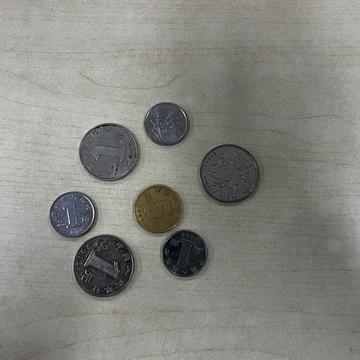
#> input picture 25_spring/计算机视觉/作业/2022211733_王殿云_第一次作业/2022211733_王殿云_第一次作业_实验代码/images/1.jpg, 360 x 360 px
$ python mycv.py   (older library calls are emulated)
#> lines starting #> are read from the running program, lines starting #| are printed output that depends on the picture
import cv2
from collections import deque
import numpy as np
from canny_cpp.my_canny import Canny

def HoughCircles(image, method, dp, minDist, param1=100, param2=100, minRadius=0, maxRadius=0):
    if len(image.shape) > 2:
        gray = cv2.cvtColor(image, cv2.COLOR_BGR2GRAY)
    else:
        gray = image.copy()

    # 获取图像尺寸
    height, width = gray.shape
    if maxRadius <= 0:
        maxRadius = min(height, width) // 2
    minRadius = max(0, minRadius)

    # 应用高斯模糊减少噪声
    blurred = cv2.GaussianBlur(gray, (5, 5), 0)

    # 使用Canny检测边缘
    edges = Canny(blurred, param1 // 2, param1)

    # 计算梯度 梯度幅值和方向
    sobelx = cv2.Sobel(blurred, cv2.CV_32F, 1, 0)
    sobely = cv2.Sobel(blurred, cv2.CV_32F, 0, 1)
    magnitude = np.sqrt(sobelx ** 2 + sobely ** 2)
    direction = np.arctan2(sobely, sobelx)

    # 创建累加器数组
    acc_width = int(width / dp)
    acc_height = int(height / dp)
    accumulators = {r: np.zeros((acc_height, acc_width), dtype=np.int32)
                    for r in range(minRadius, maxRadius + 1)}

    # 获取边缘点及其梯度
    y_indices, x_indices = np.nonzero(edges)
    for i in range(len(y_indices)):
        y, x = y_indices[i], x_indices[i]

        # 如果梯度幅值太小则跳过
        if magnitude[y, x] < 1e-5:
            continue
        theta = direction[y, x]

        # 对每个可能的半径 计算潜在的圆心
        for r in range(minRadius, maxRadius + 1):
            center_x = int(x - r * np.cos(theta))
            center_y = int(y - r * np.sin(theta))
            if 0 <= center_x < width and 0 <= center_y < height:
                acc_x = int(center_x / dp)
                acc_y = int(center_y / dp)
                if 0 <= acc_x < acc_width and 0 <= acc_y < acc_height:
                    accumulators[r][acc_y, acc_x] += 1

    # 收集所有候选圆并计算累加器值 累加器值降序排序
    candidates = []
    for r in range(minRadius, maxRadius + 1):
        acc = accumulators[r]
        centers = np.argwhere(acc > param2)
        for center_y, center_x in centers:
            x = int(center_x * dp)
            y = int(center_y * dp)
            accumulator_value = acc[center_y, center_x]
            candidates.append((x, y, r, accumulator_value))
    candidates.sort(key=lambda c: c[3], reverse=True)

    # 非极大值抑制
    circles = []
    for x, y, r, _ in candidates:
        too_close = False
        for cx, cy, cr in circles:
            if np.sqrt((x - cx) ** 2 + (y - cy) ** 2) < minDist:
                too_close = True
                break
        if not too_close:
            circles.append([x, y, r])

    if circles:
        return np.array(circles, dtype=np.float32).reshape(1, -1, 3)
    else:
        return np.array([], dtype=np.float32)

if __name__ == "__main__":
    image_path = 'images/1.jpg'

    image = cv2.imread(image_path, cv2.IMREAD_GRAYSCALE)
#> image: shape (360, 360); min 0, max 237, mean 132.9

    if image is None:
        print(f"错误: 无法加载图像 '{image_path}'")
        exit(1)

    print(f"成功加载图像，大小: {image.shape}")
#| 成功加载图像，大小: (360, 360)

    circles = HoughCircles(image, cv2.HOUGH_GRADIENT,
                           dp=1, minDist=10,
                           param1=30, param2=15,
                           minRadius=0, maxRadius=100)
#> in HoughCircles, `blurred = cv2.GaussianBlur(gray, (5, 5), 0)`:
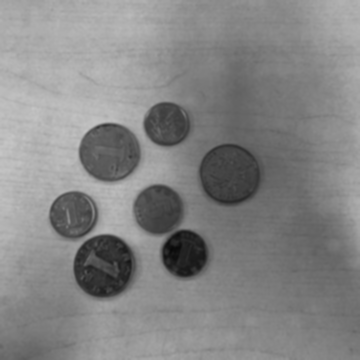
#> blurred: shape (360, 360); min 8, max 198, mean 132.9
#> (the run stopped early here; a loop or call above may not have finished)

$ run again, with 25_spring/计算机视觉/作业/2022211733_王殿云_第一次作业/2022211733_王殿云_第一次作业_实验代码/images/10.jpg copied over 25_spring/计算机视觉/作业/2022211733_王殿云_第一次作业/2022211733_王殿云_第一次作业_实验代码/images/1.jpg
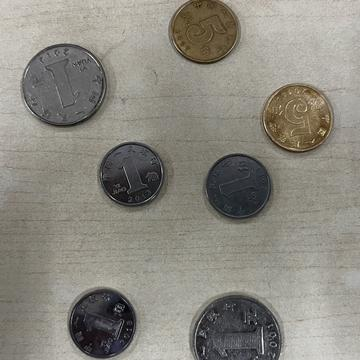
#> input picture 25_spring/计算机视觉/作业/2022211733_王殿云_第一次作业/2022211733_王殿云_第一次作业_实验代码/images/10.jpg, 360 x 360 px
#> `image = cv2.imread(image_path, cv2.IMREAD_GRAYSCALE)`:
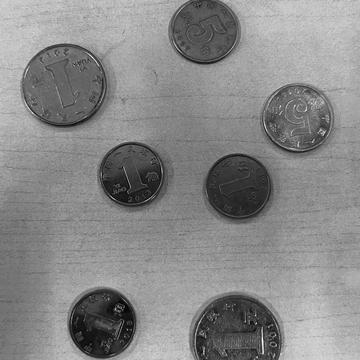
#> image: shape (360, 360); min 0, max 255, mean 136
#| 成功加载图像，大小: (360, 360)

$ run again, with 25_spring/计算机视觉/作业/2022211733_王殿云_第一次作业/2022211733_王殿云_第一次作业_实验代码/images/12.jpg copied over 25_spring/计算机视觉/作业/2022211733_王殿云_第一次作业/2022211733_王殿云_第一次作业_实验代码/images/1.jpg
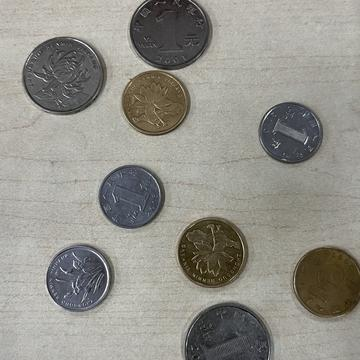
#> input picture 25_spring/计算机视觉/作业/2022211733_王殿云_第一次作业/2022211733_王殿云_第一次作业_实验代码/images/12.jpg, 360 x 360 px
#> `image = cv2.imread(image_path, cv2.IMREAD_GRAYSCALE)`:
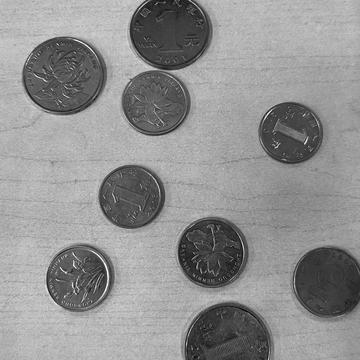
#> image: shape (360, 360); min 1, max 255, mean 144.3
#| 成功加载图像，大小: (360, 360)
